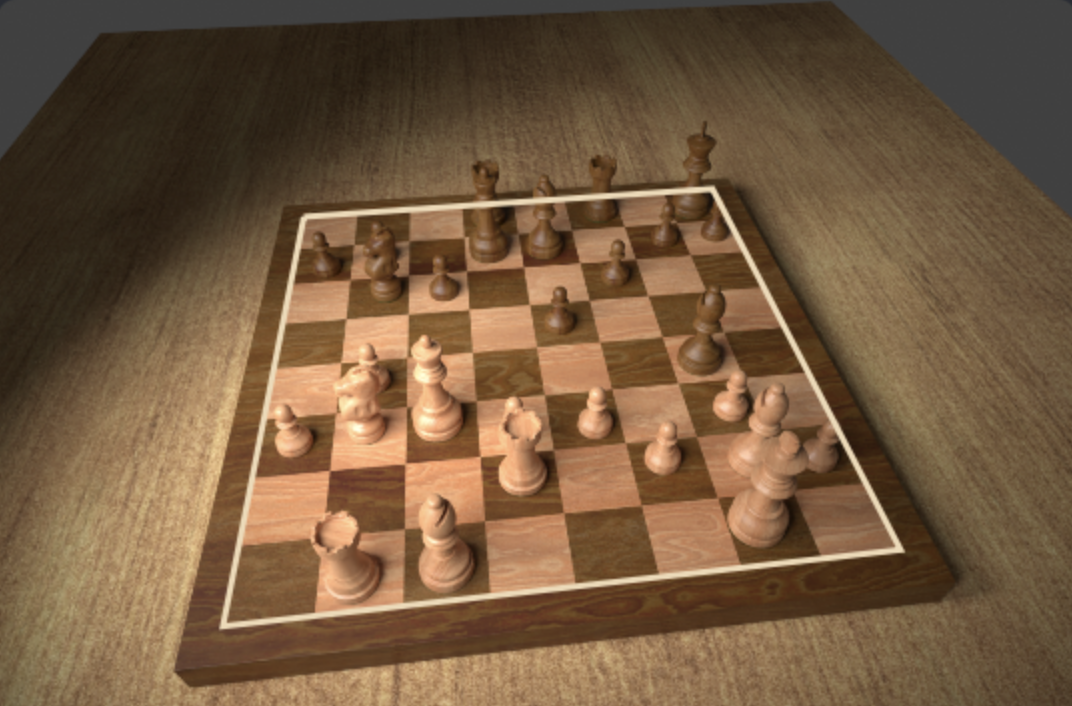
#> input picture example.png, 1072 x 706 px
$ python homography.py
#> lines starting #> are read from the running program, lines starting #| are printed output that depends on the picture; after the words box and inside, x2 and y2 are one past the last pixel; in counts of white or black regions, pixels touching at a corner belong together
#> in main, image is the input picture: shape (706, 1072, 3); mean B, G, R 63.5, 89.7, 115.6
### corner_detection.py
#!/usr/bin/env python3
import os
from dataclasses import dataclass
from typing import List, Tuple

import cv2
import numpy as np


@dataclass
class BoardDetection:
    lines_rho_theta: List[Tuple[float, float]]
    corners: np.ndarray  # shape (4, 2) ordered tl, tr, br, bl


# [25 lines left out: functions _normalize_rho_theta, _line_from_rho_theta, _intersect_lines, not called in this run]


def _order_points(pts: np.ndarray) -> np.ndarray:
    # Order points as: top-left, top-right, bottom-right, bottom-left
    s = pts.sum(axis=1)
    diff = np.diff(pts, axis=1).reshape(-1)
    ordered = np.zeros((4, 2), dtype=np.float32)
    ordered[0] = pts[np.argmin(s)]
    ordered[2] = pts[np.argmax(s)]
    ordered[1] = pts[np.argmin(diff)]
    ordered[3] = pts[np.argmax(diff)]
    return ordered


def _rho_theta_from_points(p1: np.ndarray, p2: np.ndarray) -> Tuple[float, float]:
    # Convert a line through two points into (rho, theta) for x cosθ + y sinθ = rho
    d = p2 - p1
    # Normal vector to the line
    n = np.array([d[1], -d[0]], dtype=np.float32)
    norm = np.hypot(n[0], n[1])
    if norm < 1e-6:
        return 0.0, 0.0
    n /= norm
    theta = np.arctan2(n[1], n[0])
    if theta < 0:
        theta += np.pi
    rho = n[0] * p1[0] + n[1] * p1[1]
    if rho < 0:
        rho = -rho
        theta = (theta + np.pi) % np.pi
    return float(rho), float(theta)


def _detect_corners_contour(image: np.ndarray) -> np.ndarray | None:
    gray = cv2.cvtColor(image, cv2.COLOR_BGR2GRAY)
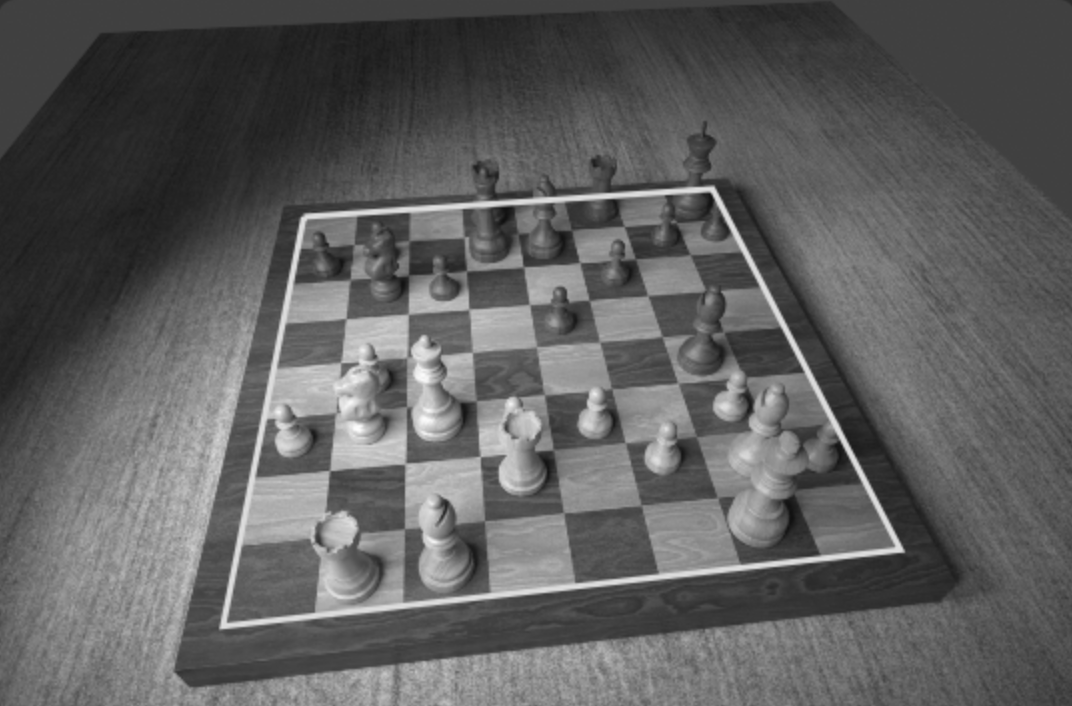
#> gray: shape (706, 1072); min 16, max 253, mean 94.5
    blurred = cv2.GaussianBlur(gray, (5, 5), 1.2)
    edges = cv2.Canny(blurred, 50, 150, apertureSize=3)
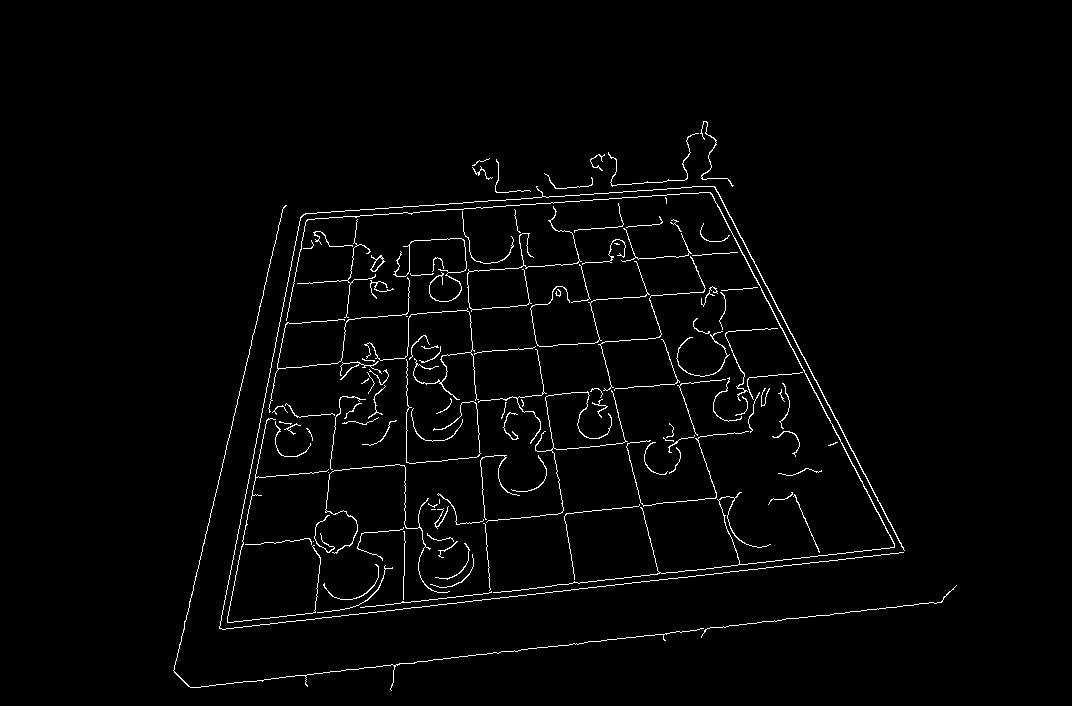
#> edges: shape (706, 1072); 2% white in thin lines or dots, all inside (x1, y1, x2, y2) = (173, 121, 957, 691)
    edges = cv2.dilate(edges, np.ones((3, 3), np.uint8), iterations=1)
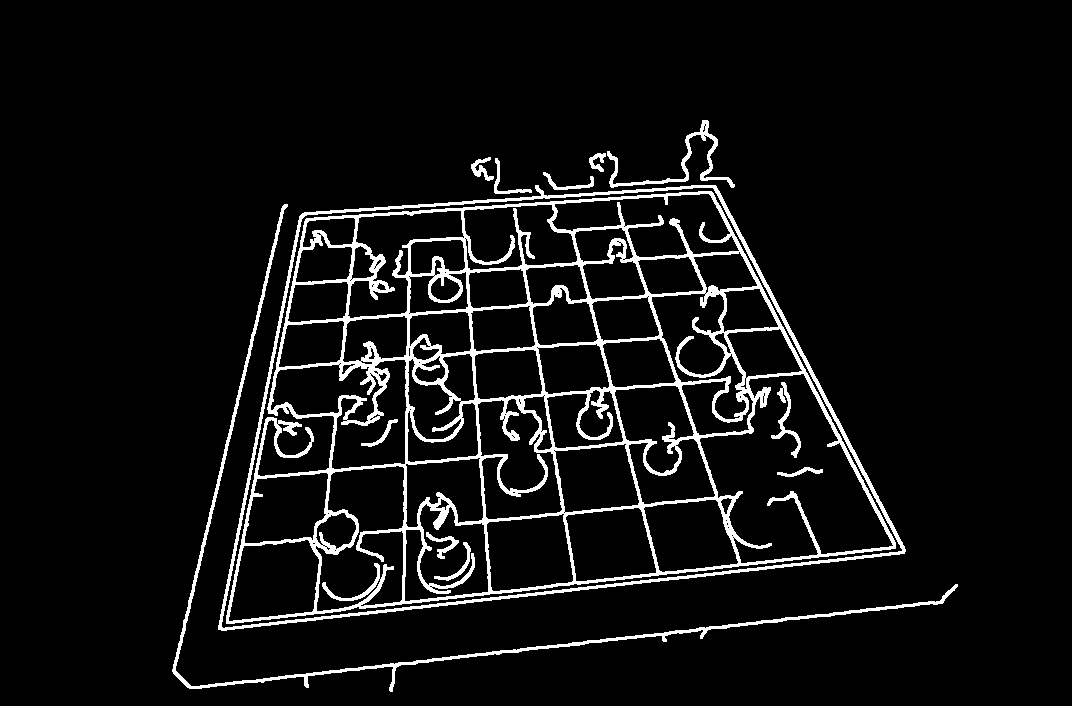
#> edges: shape (706, 1072); 6.7% white; 13 white regions

    contours, _ = cv2.findContours(edges, cv2.RETR_EXTERNAL, cv2.CHAIN_APPROX_SIMPLE)
#> contours = 7 contours; box (x1, y1, x2, y2) and area: (218, 185, 906, 631) 220188, (172, 204, 958, 692) 3183, (607, 120, 735, 188) 824, (471, 157, 494, 181) 172, (543, 172, 594, 190) 166, (494, 158, 532, 194) 166, (589, 153, 606, 172) 125
    if not contours:
        return None

    img_area = image.shape[0] * image.shape[1]
#> img_area = 756832
    best = None
    best_area = 0.0
    for cnt in contours:
        peri = cv2.arcLength(cnt, True)
        approx = cv2.approxPolyDP(cnt, 0.02 * peri, True)
        if len(approx) != 4:
            continue
        if not cv2.isContourConvex(approx):
            continue
        area = cv2.contourArea(approx)
        if area < 0.05 * img_area or area > 0.95 * img_area:
            continue
        if area > best_area:
            best = approx
            best_area = area
#> this loop made 7 passes
#> (peri, area, best, best_area) on pass 2: (2067.8, 217282.5, [[905, 549], [715, 185], [299, 216], [218, 629]], 217282.5)
#> peri on passes 3 to 7: 139.8, 150.5, 124, 91.25, 610.6
#> after the loop, best_area = 217282.5

    if best is None:
        return None

    corners = best.reshape(4, 2).astype(np.float32)
#> corners = [[905, 549], [715, 185], [299, 216], [218, 629]]
    return _order_points(corners)
#> in _order_points, `s = pts.sum(axis=1)`: s = [1454, 900, 515, 847]
#> in _order_points, `diff = np.diff(pts, axis=1).reshape(-1)`: diff = [-356, -530, -83, 411]


# [29 lines left out: functions _cluster_line_orientations, _pick_outer_lines, not called in this run]


def detect_board_lines_and_corners(image: np.ndarray) -> BoardDetection:
    contour_corners = _detect_corners_contour(image)
#> contour_corners = [[299, 216], [715, 185], [905, 549], [218, 629]]
    if contour_corners is not None:
        tl, tr, br, bl = contour_corners
#> tl = [299, 216]; tr = [715, 185]; br = [905, 549]; bl = [218, 629]
        lines_rho_theta = [
            _rho_theta_from_points(tl, tr),
            _rho_theta_from_points(tr, br),
            _rho_theta_from_points(br, bl),
            _rho_theta_from_points(bl, tl),
        ]
#> in _rho_theta_from_points, `d = p2 - p1`: d = [416, -31]
#> in _rho_theta_from_points, `n = np.array([d[1], -d[0]], dtype=np.float32)`: n = [-31, -416]
#> in _rho_theta_from_points, `norm = np.hypot(n[0], n[1])`: norm = 417.2
#> in _rho_theta_from_points, `n /= norm`: n = [-0.0743, -0.997]
#> in _rho_theta_from_points, `theta = np.arctan2(n[1], n[0])`: theta = -1.65
#> in _rho_theta_from_points, `theta += np.pi`: theta = 1.5
#> in _rho_theta_from_points, `rho = n[0] * p1[0] + n[1] * p1[1]`: rho = -237.6
#> in _rho_theta_from_points, `rho = -rho`: rho = 237.6
#> lines_rho_theta = [(237.6, 1.5), (548.2, 2.66), (650, 1.45), (335, 0.194)]
        return BoardDetection(lines_rho_theta=lines_rho_theta, corners=contour_corners)

    gray = cv2.cvtColor(image, cv2.COLOR_BGR2GRAY)
    # Light blur to reduce sensor noise and speckle without smearing edges
    blurred = cv2.GaussianBlur(gray, (5, 5), 1.2)
    edges = cv2.Canny(blurred, 50, 150, apertureSize=3)

    lines = cv2.HoughLines(edges, 1, np.pi / 180.0, 120)
    if lines is None or len(lines) < 4:
        raise RuntimeError("Not enough lines found for board detection.")

    all_lines: List[Tuple[float, float]] = []
    for line in lines:
        rho, theta = line[0]
        rho, theta = _normalize_rho_theta(rho, theta)
        all_lines.append((rho, theta))

    labels = _cluster_line_orientations(all_lines)
    cluster_a = [l for l, lab in zip(all_lines, labels) if lab == 0]
    cluster_b = [l for l, lab in zip(all_lines, labels) if lab == 1]

    if len(cluster_a) < 2 or len(cluster_b) < 2:
        raise RuntimeError("Insufficient line clusters found.")

    min_sep = 0.3 * min(image.shape[0], image.shape[1])
    l1a, l2a = _pick_outer_lines(cluster_a, min_sep)
    l1b, l2b = _pick_outer_lines(cluster_b, min_sep)

    lines_rho_theta = [l1a, l2a, l1b, l2b]

    # Assign "top/bottom" and "left/right" based on rho ordering in each orientation
    a_low, a_high = sorted([l1a, l2a], key=lambda x: x[0])
    b_low, b_high = sorted([l1b, l2b], key=lambda x: x[0])

    # We don't know which cluster is horizontal vs vertical; both are fine for intersections
    top = a_low
    bottom = a_high
    left = b_low
    right = b_high

    top_l = _line_from_rho_theta(*top)
    bottom_l = _line_from_rho_theta(*bottom)
    left_l = _line_from_rho_theta(*left)
    right_l = _line_from_rho_theta(*right)

    tl = _intersect_lines(top_l, left_l)
    tr = _intersect_lines(top_l, right_l)
    br = _intersect_lines(bottom_l, right_l)
    bl = _intersect_lines(bottom_l, left_l)

    corners = np.array([tl, tr, br, bl], dtype=np.float32)
    corners = _order_points(corners)

    return BoardDetection(lines_rho_theta=lines_rho_theta, corners=corners)


# [36 lines left out: functions draw_lines_and_corners, main, not called in this run]


# [2 lines that do not run on import are left out]

### homography.py
#!/usr/bin/env python3
import os
from typing import Tuple

import cv2
import numpy as np

from corner_detection import detect_board_lines_and_corners


def warp_to_square(image: np.ndarray, corners: np.ndarray, size: int = 800) -> Tuple[np.ndarray, np.ndarray]:
#> called with corners = array of shape (4, 2), size = 800
    dst = np.array(
        [
            [0, 0],
            [size - 1, 0],
            [size - 1, size - 1],
            [0, size - 1],
        ],
        dtype=np.float32,
    )
    H = cv2.getPerspectiveTransform(corners.astype(np.float32), dst)
    warped = cv2.warpPerspective(image, H, (size, size))
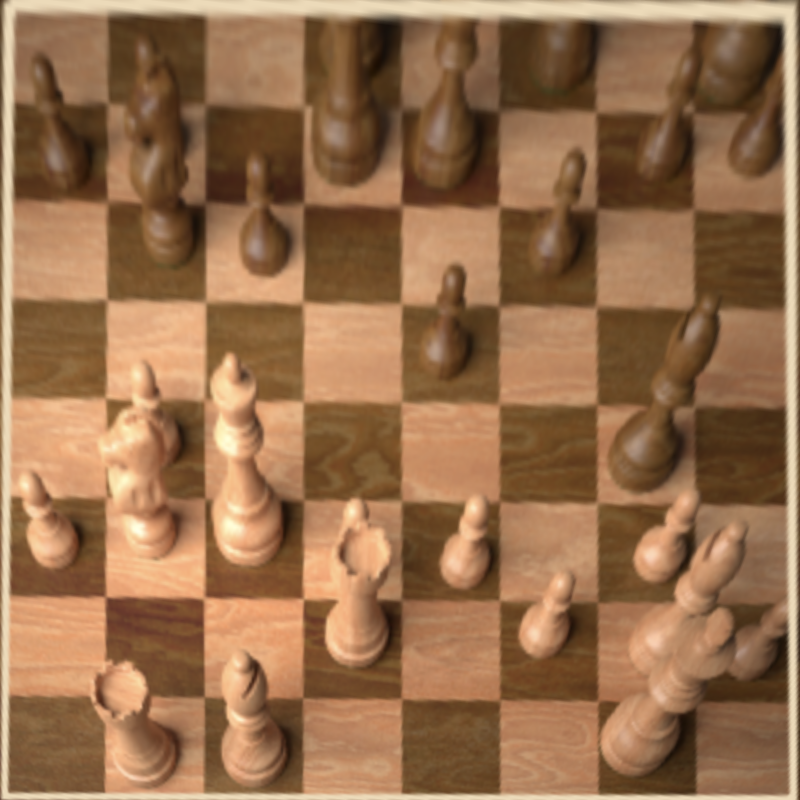
#> warped: shape (800, 800, 3); mean B, G, R 77.2, 110.9, 150.7
    return warped, H


def main() -> None:
    input_path = "example.png"
    output_dir = "outputs"
    os.makedirs(output_dir, exist_ok=True)
    output_path = os.path.join(output_dir, "warped.png")

    image = cv2.imread(input_path)
    if image is None:
        raise FileNotFoundError(f"Could not read {input_path}")

    detection = detect_board_lines_and_corners(image)
    warped, H = warp_to_square(image, detection.corners, size=800)
#> H = [[2.94, 0.577, -1003.8], [0.389, 5.22, -1243.9], [3.19e-05, 0.00263, 1]]
    cv2.imwrite(output_path, warped)
    print("Homography matrix:")
    print(H)
#| [[ 2.94059622e+00  5.76727103e-01 -1.00381132e+03]
#|  [ 3.89002850e-01  5.22016728e+00 -1.24386799e+03]
#|  [ 3.18814670e-05  2.62622929e-03  1.00000000e+00]]
    print(f"Wrote {output_path}")


if __name__ == "__main__":
    main()
